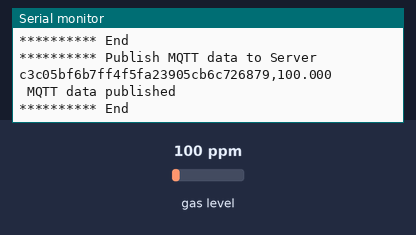
A sketch run on a simulated ESP8266 (NodeMCU). On the bench: the last lines printed to the serial monitor. Inputs (shaded band) come from the test bench; at power-on: gas level 100 ppm. WiFi joins after 1.5 s; servers stay silent unless stated; no MQTT or app messages arrive unless stated.

Above: at 2.7 s.
2.8 s: gas level set to 20 ppm
At 4.1 s:
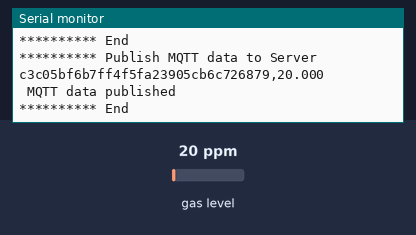
4.3 s: gas level set to 250 ppm
At 5.1 s:
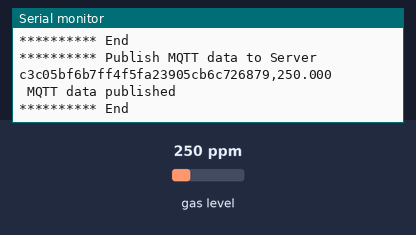

The sketch:

esp32.ino
```cpp
#include<ESP8266WiFi.h>

#include<PubSubClient.h>

#include<MQ7.h>

#include<stdlib.h>

const char * ssid = "Kim Anh 2.4";
const char * pass = "123456@#";
// const char * host = "c3c05bf6b7ff4f5fa23905cb6c726879.s2.eu.hivemq.cloud";
// const int port = 8883;
const char * host = "broker.hivemq.com";
const int port = 1883;
const char * username = "phtr311";
const char * password = "PhiTruong3120";
const char * mqtt_topic = "/hust/c3c05bf6b7ff4f5fa23905cb6c726879";
String clientID = "c3c05bf6b7ff4f5fa23905cb6c726879";

WiFiClient wfClient;
PubSubClient psClient(wfClient);
void wifiConnect() {
  Serial.print("Connect to ");
  Serial.println(ssid);
  WiFi.begin(ssid, pass);
  while (WiFi.status() != WL_CONNECTED) {
    delay(500);
    Serial.print(".");
  };
  Serial.println();
  Serial.println("Connected");
  Serial.println("The IP address: ");
  Serial.println(WiFi.localIP());
}
void reconnect() {
  while (!psClient.connected()) {
    if (psClient.connect(clientID.c_str(), username, password)) {
      Serial.println("Connected!");
      psClient.publish(mqtt_topic, "Reconnect");
    } else {
      Serial.println("Failed to connect to server, rc = ");
      Serial.println(psClient.state());
      Serial.println("Wait for 5 seconds");
      delay(5000);
    }
  }
}
void setup() {
  Serial.begin(9600);
  wifiConnect();
  psClient.setServer(host, port);
  reconnect();
}
void loop() {
//  delay(2000);
  if (!psClient.connected()) {
    reconnect();
  } else {
    // String ppm = String(analogRead(A0));
    MQ7 mq7(A0, 5.0);
    float ppmFloat = mq7.getPPM();
    String ppm = clientID + "," + String(ppmFloat, 3);
    Serial.println("********** Publish MQTT data to Server");
    const char * cstr = ppm.c_str();
    psClient.publish(mqtt_topic, cstr);
    Serial.println(ppm);
    Serial.println(" MQTT data published");
    Serial.println("********** End ");
    delay(1000);
  }
}
```

Measured:
- after the input at 2.8 s, the serial monitor: prints a new line after 0.89 s (image 1)
- after the input at 4.3 s, the serial monitor: prints a new line after 0.44 s (image 2)
